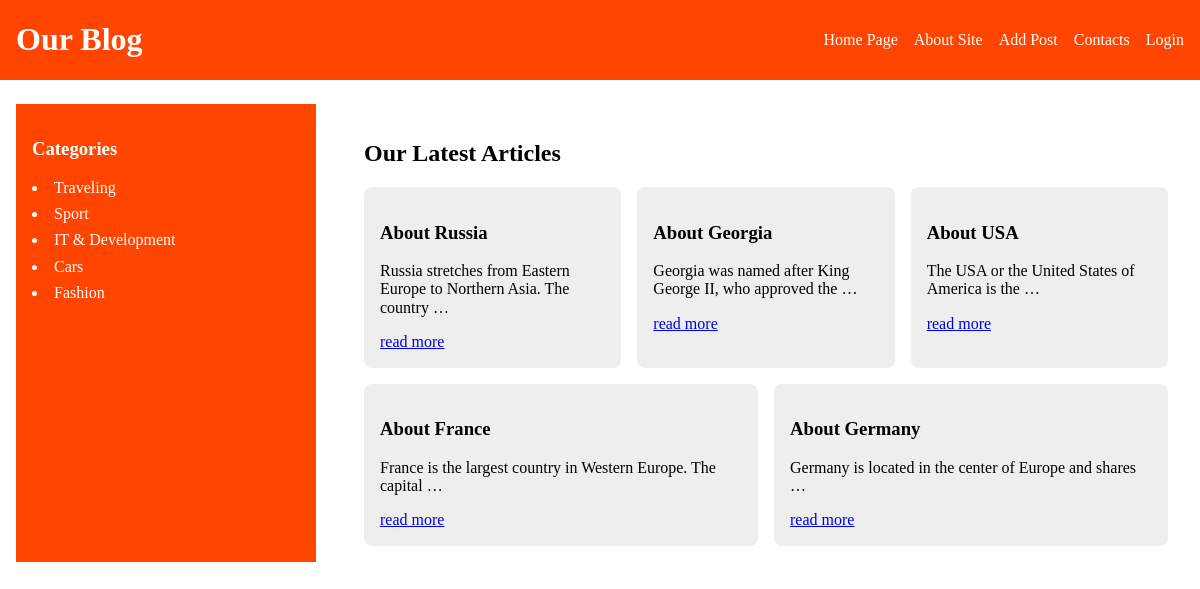
The page / on the database its author committed.
### blog/models.py (models this page shows, shortened)
class Article(models.Model):
    title = models.CharField(max_length=255)
    slug = models.SlugField(max_length=255, unique=True, db_index=True)
    content = models.TextField(blank = True)
    time_create = models.DateTimeField(auto_now_add=True)
    time_update = models.DateTimeField(auto_now=True)
    is_published = models.BooleanField(default=True)
    def get_absolute_url(self):
        return reverse("article", kwargs={"article_slug": self.slug})
    class Meta:
        ordering = ["time_create"]
        indexes = [
            models.Index(fields=["time_create"])
        ]

### blog/views.py (the view)
# urls.py: path("", views.index, name="index"),
def index(request):
	articles = Article.objects.all()
	return render(request, "blog/home.html",{"articles": articles})

### blog/context.py (called while the page is built)
def menu_context(request):
    return {
        "menu":  [
            {
                "link_title": "Home Page",
                "link_url_name": "index"
            },
            {
                "link_title": "About Site",
                "link_url_name": "about"
            },
            {
                "link_title": "Add Post",
                "link_url_name": "add_post"
            },
            {
                "link_title": "Contacts",
                "link_url_name": "contacts"
            },
            {
                "link_title": "Login",
                "link_url_name": "login"
            },
        ],
    }

### blog/templatetags/blog_tags.py (called while the page is built)
@register.inclusion_tag("blog/includes/categories.html")
def show_categories(cat_selected=0):
    cats = views.categories_from_db
    return {"cats": cats, "cat_selected": cat_selected}

### blog/templates/blog/home.html
{% extends "base.html" %}
{% block latest_articles %}
    <div class="latest_articles__block">
        <h2>Our Latest Articles</h2>
        <div class="latest_articles">
            {% for article in articles %}
                {% if article.is_published %}
                    <div class="latest_articles__item">
                        <h3>{{article.title}}</h3>
                        <p>{{article.content|truncatewords:10}}</p>
                        <a href="{{ article.get_absolute_url }}">read more</a>
                    </div>
                {% endif %}
            {% endfor %}
        </div>
    </div>
{% endblock %}

### templates/base.html (shortened to what this page needs)
{% load static %}
{% load blog_tags %}
<!DOCTYPE html>
<html lang="en">
<head>
    <link type="text/css" rel="stylesheet" href="{% static 'blog/css/style.css' %}">
</head>
<body>
    <nav class="main_nav">
        <div class="container">
            <div class="logo">
                <h1>
                    <a href="{% url 'index' %}">Our Blog</a>
                </h1>
            </div>
            <div class="menu">
                <ul>
                    {% for m in menu %}
                        <li>
                            <a href="{% url m.link_url_name %}">{{ m.link_title }}</a>
                        </li>
                    {% endfor %}
                </ul>
            </div>
        </div>
    </nav>
    <section class="aside_and_main container">
        <aside>
            <h3>Categories</h3>
            {% show_categories cat_selected %}
        </aside>
        <main>
            {% block latest_articles %} {% endblock %}
        </main>
    </section>
</body>
</html>

### blog/templates/blog/includes/categories.html (shortened to what this page needs)
<ul class="categories">
  {% for cat in cats %}
  <li>
    <a class="category-item" href="{% url 'category' cat.id %}">{{cat.name}}</a>
  </li>
    {% endfor %}
</ul>

### blog/static/blog/css/style.css (style rules this page uses)
* { box-sizing: border-box; }
html { line-height: 1.15; -webkit-text-size-adjust: 100%; }
body { margin: 0; }
main { display: block; }
h1 { font-size: 2em; margin: 0.67em 0; }
a { background-color: transparent; }
ul { padding: 0; }
body { font-family: "m-regular", serif; }
.container { max-width: 1280px; margin: 0 auto; padding: 0px 16px; }

### rows shown on the page
Article: title "About Russia", content "Russia stretches from Eastern Europe to Northern Asia. The country …"
Article: title "About Georgia", content "Georgia was named after King George II, who approved the …"
Article: title "About USA", content "The USA or the United States of America is the …"
Article: title "About France", content "France is the largest country in Western Europe. The capital …"
Article: title "About Germany", content "Germany is located in the center of Europe and shares …"

### other values the page prints
{{ m.link_title }} "Home Page" "About Site" "Add Post" "Contacts" "Login"
{{ cat.name }} "Traveling" "Sport" "IT & Development" "Cars" "Fashion"
